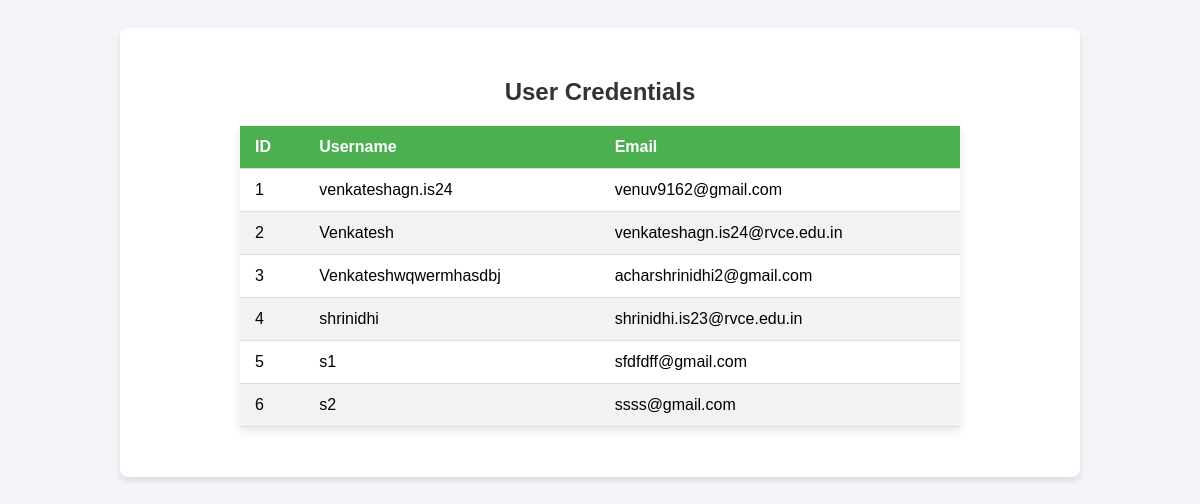
Screenshot of /view_users with the database file from the repository.
### Webapp.py (models this page shows)
class User(db.Model):
    id = db.Column(db.Integer, primary_key=True)
    username = db.Column(db.String(150), unique=True, nullable=False)
    email = db.Column(db.String(200), unique=True, nullable=False)
    password = db.Column(db.String(200), nullable=False)

### Webapp.py (the view)
@app.route("/view_users")
def view_users():
    users = User.query.all()  # Retrieve all users from the database
    return render_template("view_users.html", users=users)

### templates/view_users.html (shortened to what this page needs)
<!DOCTYPE html>
<html lang="en">
<head>
</head>
<body>
    <div class="container">
        <h2>User Credentials</h2>
        <table>
            <thead>
                <tr>
                    <th>ID</th>
                    <th>Username</th>
                    <th>Email</th>
                </tr>
            </thead>
            <tbody>
                {% for user in users %}
                <tr>
                    <td>{{ user.id }}</td>
                    <td>{{ user.username }}</td>
                    <td>{{ user.email }}</td>
                </tr>
                {% endfor %}
            </tbody>
        </table>
    </div>
</body>
</html>

### templates/view_users.html (style rules this page uses)
body { font-family: Arial, sans-serif; background-color: #f4f4f9; padding: 20px; }
table { width: 80%; margin: 20px auto; border-collapse: collapse; box-shadow: 0px 4px 8px rgba(0, 0, 0, 0.1); }
th, td { padding: 12px 15px; text-align: left; border-bottom: 1px solid #ddd; }
th { background-color: #4CAF50; color: white; }
tr:nth-child(even) { background-color: #f2f2f2; }
h2 { text-align: center; color: #333; }
.container { max-width: 900px; margin: 0 auto; background-color: white; padding: 30px; border-radius: 8px; box-shadow: 0px 4px 6px rgba(0, 0, 0, 0.1); }

### rows the page displays
User: id "1", username "venkateshagn.is24", email "venuv9162@gmail.com"
User: id "2", username "Venkatesh", email "venkateshagn.is24@rvce.edu.in"
User: id "3", username "Venkateshwqwermhasdbj", email "acharshrinidhi2@gmail.com"
User: id "4", username "shrinidhi", email "shrinidhi.is23@rvce.edu.in"
User: id "5", username "s1", email "sfdfdff@gmail.com"
User: id "6", username "s2", email "ssss@gmail.com"
